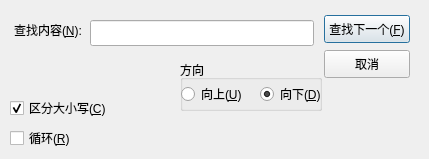
<?xml version="1.0" encoding="UTF-8"?>
<ui version="4.0">
 <class>SearchWindow</class>
 <widget class="QDialog" name="SearchWindow">
  <property name="geometry">
   <rect>
    <x>0</x>
    <y>0</y>
    <width>429</width>
    <height>159</height>
   </rect>
  </property>
  <property name="windowTitle">
   <string>查找</string>
  </property>
  <widget class="QLineEdit" name="input">
   <property name="geometry">
    <rect>
     <x>90</x>
     <y>20</y>
     <width>224</width>
     <height>26</height>
    </rect>
   </property>
   <property name="text">
    <string/>
   </property>
  </widget>
  <widget class="QGroupBox" name="search_diretion">
   <property name="geometry">
    <rect>
     <x>180</x>
     <y>60</y>
     <width>142</width>
     <height>51</height>
    </rect>
   </property>
   <property name="title">
    <string>方向</string>
   </property>
   <widget class="QRadioButton" name="up">
    <property name="geometry">
     <rect>
      <x>1</x>
      <y>26</y>
      <width>65</width>
      <height>16</height>
     </rect>
    </property>
    <property name="text">
     <string>向上(&amp;U)</string>
    </property>
   </widget>
   <widget class="QRadioButton" name="down">
    <property name="geometry">
     <rect>
      <x>80</x>
      <y>26</y>
      <width>65</width>
      <height>16</height>
     </rect>
    </property>
    <property name="text">
     <string>向下(&amp;D)</string>
    </property>
    <property name="checked">
     <bool>true</bool>
    </property>
   </widget>
  </widget>
  <widget class="QPushButton" name="Find">
   <property name="geometry">
    <rect>
     <x>324</x>
     <y>15</y>
     <width>86</width>
     <height>28</height>
    </rect>
   </property>
   <property name="text">
    <string>查找下一个(&amp;F)</string>
   </property>
  </widget>
  <widget class="QPushButton" name="Quit">
   <property name="geometry">
    <rect>
     <x>324</x>
     <y>50</y>
     <width>86</width>
     <height>28</height>
    </rect>
   </property>
   <property name="text">
    <string>取消</string>
   </property>
  </widget>
  <widget class="QLabel" name="label">
   <property name="geometry">
    <rect>
     <x>14</x>
     <y>22</y>
     <width>71</width>
     <height>16</height>
    </rect>
   </property>
   <property name="text">
    <string>查找内容(&amp;N):</string>
   </property>
   <property name="buddy">
    <cstring>input</cstring>
   </property>
  </widget>
  <widget class="QCheckBox" name="CaseSensitivity">
   <property name="geometry">
    <rect>
     <x>10</x>
     <y>100</y>
     <width>101</width>
     <height>16</height>
    </rect>
   </property>
   <property name="text">
    <string>区分大小写(&amp;C)</string>
   </property>
   <property name="checked">
    <bool>true</bool>
   </property>
  </widget>
  <widget class="QCheckBox" name="Repeat">
   <property name="geometry">
    <rect>
     <x>10</x>
     <y>130</y>
     <width>101</width>
     <height>16</height>
    </rect>
   </property>
   <property name="text">
    <string>循环(&amp;R)</string>
   </property>
  </widget>
 </widget>
 <resources/>
 <connections/>
</ui>
